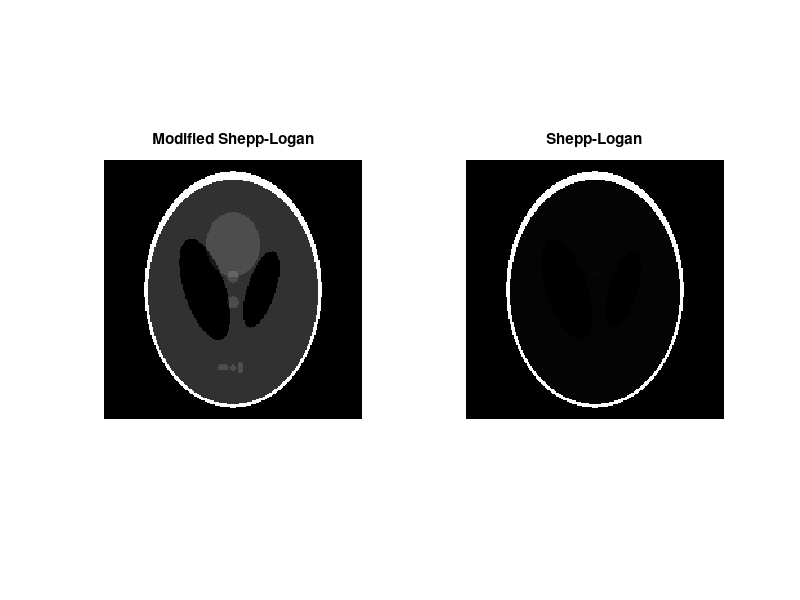

This chart was generated by the following MATLAB code: (Note: this script raises an error after producing the figure.)
%1. Use MATLAB to illustrate projection and reconstruction using different parameter settings
% a. More vs. less projection angles    b. Different filters

%% Create phantoms
I1 = phantom('Modified Shepp-Logan',200);
I2 = phantom('Shepp-Logan', 200);

figure(1)
subplot(1,2,1)
imshow(I1); title('Modified Shepp-Logan')
subplot(1,2,2)
imshow(I2); title('Shepp-Logan')

%% RADON:Generate projection data from a phantom
%Image: Modified Shepp-Logan
[R,xp] = radon(I1,[0 30 45 90 120, 180]); %Projections at theta = 0, 30, 45, 90, 120, 180

figure(2);
f = figure(2);
p = uipanel('Parent',f,'BorderType','none'); p.Title = 'Projections using radon()'; 
p.TitlePosition = 'centertop'; p.FontSize = 12; p.FontWeight = 'bold';
subplot(2,3,1, 'Parent',p); plot(xp,R(:,1),'LineWidth',1); title('0 degrees')
subplot(2,3,2, 'Parent',p); plot(xp,R(:,2),'LineWidth',1); title('30 degrees')
subplot(2,3,3, 'Parent',p); plot(xp,R(:,3),'LineWidth',1); title('45 degrees')
subplot(2,3,4, 'Parent',p); plot(xp,R(:,4),'LineWidth',1); title('90 degrees')
subplot(2,3,5, 'Parent',p); plot(xp,R(:,5),'LineWidth',1); title('120 degrees')
subplot(2,3,6, 'Parent',p); plot(xp,R(:,6),'LineWidth',1); title('180 degrees')

theta1 = 0:179; theta2 = 0:10:179; theta3 = 0:30:179;
[R1,xp1] = radon(I1,theta1);
[R2,xp2] = radon(I1,theta2);
[R3,xp3] = radon(I1,theta3);
figure(3); 
subplot(1,3,1);imshow(R1,[],'Xdata',theta1,'Ydata',xp1); xlabel('\theta (degrees)'); ylabel('x'''); title('Sinogram: 180 projections')
subplot(1,3,2);imshow(R2,[],'Xdata',theta2,'Ydata',xp2); xlabel('\theta (degrees)'); ylabel('x'''); title('Sinogram: 18 projections')
subplot(1,3,3);imshow(R3,[],'Xdata',theta3,'Ydata',xp3); xlabel('\theta (degrees)'); ylabel('x'''); title('Sinogram: 6 projections')

%% IRADON: Reconstruct phantom from measured projections by back-projection
IR1 = iradon([R(:,1) R(:,1)], [0 0])/2;
IR2 = iradon([R(:,2) R(:,2)], [30 30])/2;
IR3 = iradon([R(:,3) R(:,3)], [45 45])/2;
IR4 = iradon([R(:,4) R(:,4)], [90 90])/2;
IR5 = iradon([R(:,5) R(:,5)], [120 120])/2;
IR6 = iradon([R(:,6) R(:,6)], [180 180])/2;
figure(4);
f = figure(4);
p = uipanel('Parent',f,'BorderType','none'); p.Title = 'Inverse Radon Transforms'; 
p.TitlePosition = 'centertop'; p.FontSize = 12; p.FontWeight = 'bold';
subplot(2,3,1, 'Parent',p); imshow(IR1, []); title('0 degrees')
subplot(2,3,2, 'Parent',p); imshow(IR2, []); title('30 degrees')
subplot(2,3,3, 'Parent',p); imshow(IR3, []); title('45 degrees')
subplot(2,3,4, 'Parent',p); imshow(IR4, []); title('90 degrees')
subplot(2,3,5, 'Parent',p); imshow(IR5, []); title('120 degrees')
subplot(2,3,6, 'Parent',p); imshow(IR6, []); title('180 degrees')

II1 = iradon(R1,1);
II2 = iradon(R2,10);
II3 = iradon(R3,30);
figure(5)
f = figure(5);
p = uipanel('Parent',f,'BorderType','none'); p.Title = 'Back projection from different number of projections'; 
p.TitlePosition = 'centertop'; p.FontSize = 12; p.FontWeight = 'bold';
subplot(2,3,1, 'Parent',p); imshow(II1, []); title('180 projections')
subplot(2,3,2, 'Parent',p); imshow(II2, []); title('18 projections')
subplot(2,3,3, 'Parent',p); imshow(II3, []); title('6 projections')

IRF1 = iradon(R1,0:179,'linear','none');
IRF2 = iradon(R1,0:179,'linear','Ram-Lak');
IRF3 = iradon(R1,0:179,'linear','Shepp-Logan');
IRF4 = iradon(R1,0:179,'linear','Cosine');
IRF5 = iradon(R1,0:179,'linear','Hamming');
IRF6 = iradon(R1,0:179,'linear','Hann');
figure(6)
f = figure(6);
p = uipanel('Parent',f,'BorderType','none'); p.Title = 'Inverse Radon Transforms using filters'; 
p.TitlePosition = 'centertop'; p.FontSize = 12; p.FontWeight = 'bold';
subplot(2,3,1, 'Parent',p); imshow(IRF1, []); title('No filter')
subplot(2,3,2, 'Parent',p); imshow(IRF2, []); title('Ram-Lak')
subplot(2,3,3, 'Parent',p); imshow(IRF3, []); title('Shepp-Logan')
subplot(2,3,4, 'Parent',p); imshow(IRF4, []); title('Cosine')
subplot(2,3,5, 'Parent',p); imshow(IRF5, []); title('Hamming')
subplot(2,3,6, 'Parent',p); imshow(IRF6, []); title('Hann')

%%